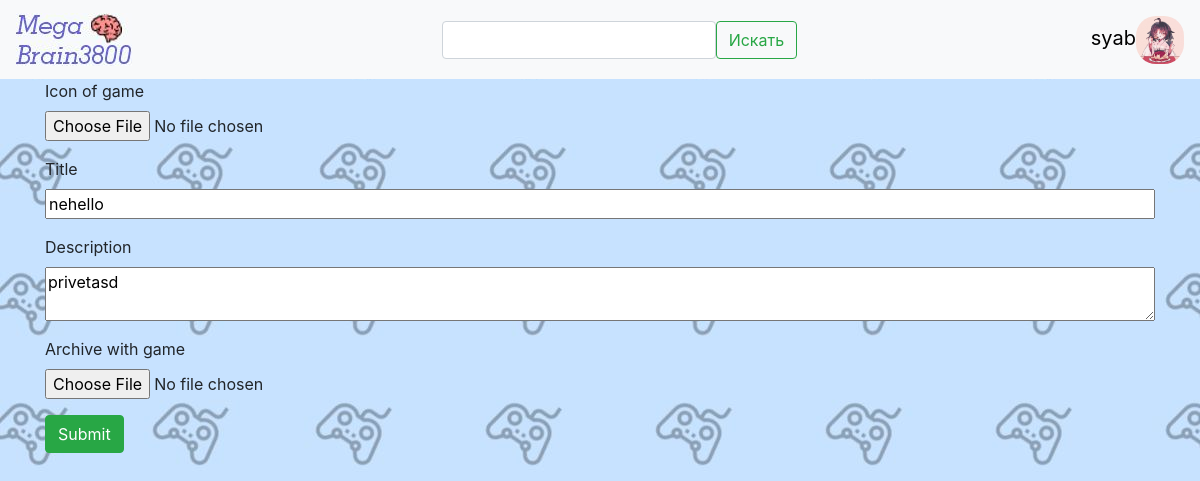
/edit-game/1 (signed in), run on an earlier commit of the app's database.
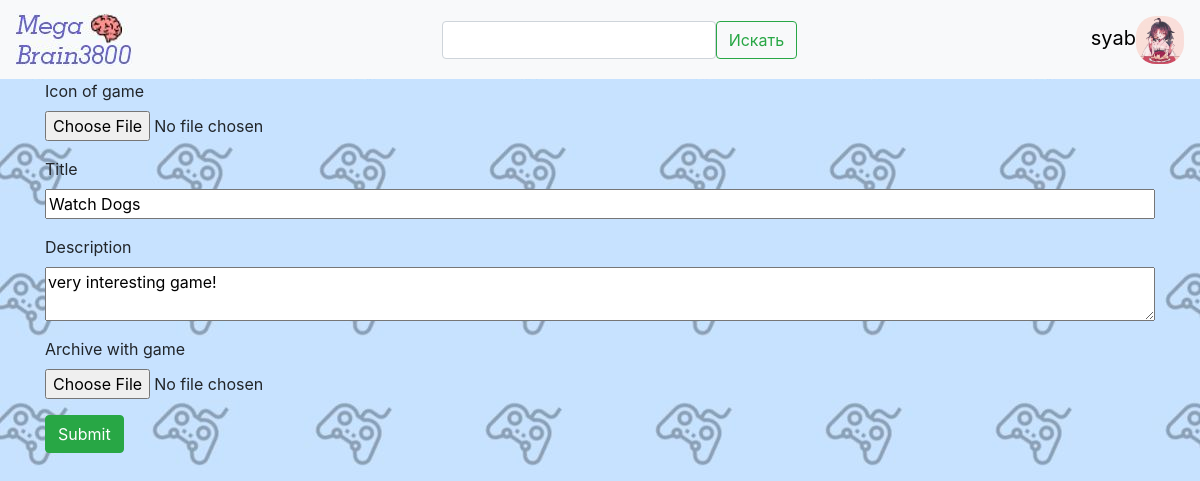
And on a later commit of the database.
### data/games.py (models this page shows)
class Game(SqlAlchemyBase, SerializerMixin):
    __tablename__ = 'games'
    id = sqlalchemy.Column(sqlalchemy.Integer, primary_key=True, autoincrement=True)
    title = sqlalchemy.Column(sqlalchemy.String, nullable=True)
    description = sqlalchemy.Column(sqlalchemy.String, nullable=True)
    icon = sqlalchemy.Column(sqlalchemy.String, nullable=True)
    created_date = sqlalchemy.Column(sqlalchemy.DateTime, default=datetime.datetime.now)
    slides = sqlalchemy.Column(sqlalchemy.String, nullable=True)
    mlem = sqlalchemy.Column(sqlalchemy.String, nullable=True)
    archive = sqlalchemy.Column(sqlalchemy.String, nullable=True)
    user_id = sqlalchemy.Column(sqlalchemy.Integer,
                                sqlalchemy.ForeignKey("users.id"))
    user = orm.relation('User')

### main.py (the view, shortened to what this page needs)
@app.route('/edit-game/<int:id>', methods=['GET', "POST"])
@login_required
def edit_game(id):
    form = GameForm()
    search = SearchForm()
    if request.method == "GET":
        db_sess = db_session.create_session()
        game = db_sess.query(Game).filter(Game.id == id).first()
        form.icon.data = game.icon
        form.title.data = game.title
        form.description.data = game.description
        form.archive.data = game.archive
    if search.validate_on_submit():
        return redirect(f'/search/{search.text.data}')
    return render_template('edit_game.html', form=form, search=search)

### forms/game.py
class GameForm(FlaskForm):
    icon = FileField('Icon of game', validators=[FileRequired(), FileAllowed(['jpg', 'png', 'jpeg', 'ico'], 'Images only!')])
    title = StringField('Title', validators=[DataRequired()])
    description = TextAreaField("Description")
    archive = FileField('Archive with game', validators=[FileRequired(), FileAllowed(['zip'], 'Archives only!')])
    slide1 = FileField('Screenshots from the game', validators=[FileRequired(), FileAllowed(['jpg', 'png', 'jpeg', 'ico'], 'Images only!')])
    slide2 = FileField('', validators=[FileRequired(), FileAllowed(['jpg', 'png', 'jpeg', 'ico'], 'Images only!')])
    slide3 = FileField('', validators=[FileRequired(), FileAllowed(['jpg', 'png', 'jpeg', 'ico'], 'Images only!')])
    submit = SubmitField('Submit')

### forms/search.py
class SearchForm(FlaskForm):
    text = StringField('')
    submit = SubmitField('Искать')

### data/db_session.py (called while the page is built)
def create_session() -> Session:
    global __factory
    return __factory()

### main.py (called while the page is built)
@login_manager.user_loader
def load_user(user_id):
    db_sess = db_session.create_session()
    return db_sess.query(User).get(user_id)

### templates/edit_game.html (shortened to what this page needs)
{% extends "base.html" %}
{% block content %}
<form action="" method="POST" enctype="multipart/form-data">
    <p>
        {{ form.icon.label }}
        {{ form.icon(class='form-control-file') }}
    </p>
    <p>
        {{ form.title.label }}
        {{ form.title(class='form-control-file') }}
    </p>
    <p>
        {{ form.description.label }}
        {{ form.description(class='form-control-file') }}
    </p>
    <p>
        {{ form.archive.label }}
        {{ form.archive(class='form-control-file') }}
    </p>
    <p>{{ form.submit(type='submit', class='btn btn-success') }}</p>
</form>
{% endblock %}

What changed in the data, as far as the page shows it:
changed Game: title "nehello" → "Watch Dogs"; description "privetasd" → "very interesting game!"
